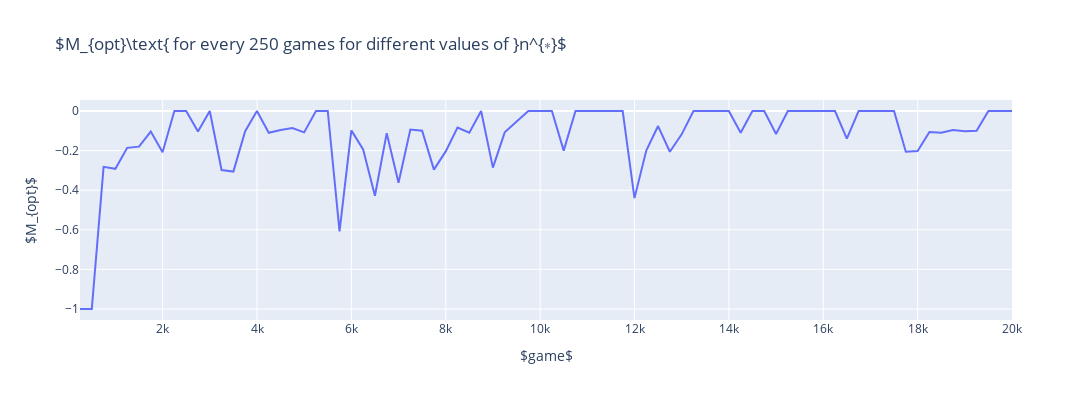

The cell this chart's notebook holds for it:
### Code cell
fig = go.Figure()

for i, y_i in enumerate(n_star_M_opts):
    fig.add_trace(go.Scatter(x=x, y=y_i, mode='lines',name=r'$n^* = %d$' % n_star_list[i]))

fig.update_layout(
    title=r'$M_{opt}\text{ for every %d games for different values of }n^{∗}$' % averaging_steps,
    xaxis_title=r'$game$',
    yaxis_title=r'$M_{opt}$',
    width=1200, height=400
)

fig.show()

### Figure 1 — Plotly figure (JSON) as saved in the notebook; plotly's stock layout.template omitted (floating-point values rounded to 4 significant figures)
{"data": [{"mode": "lines", "name": "$n^* = 500$", "x": [249, 499, 749, 999, 1249, 1499, 1749, 1999, 2249, 2499, 2749, 2999, 3249, 3499, 3749, 3999, 4249, 4499, 4749, 4999, 5249, 5499, 5749, 5999, 6249, 6499, 6749, 6999, 7249, 7499, 7749, 7999, 8249, 8499, 8749, 8999, 9249, 9499, 9749, 9999, 10249, 10499, 10749, 10999, 11249, 11499, 11749, 11999, 12249, 12499, 12749, 12999, 13249, 13499, 13749, 13999, 14249, 14499, 14749, 14999, 15249, 15499, 15749, 15999, 16249, 16499, 16749, 16999, 17249, 17499, 17749, 17999, 18249, 18499, 18749, 18999, 19249, 19499, 19749, 19999], "y": [-1.0, -1.0, -0.282, -0.292, -0.186, -0.18, -0.104, -0.208, 0.0, 0.0, -0.104, 0.0, -0.298, -0.306, -0.102, 0.0, -0.11, -0.096, -0.086, -0.108, 0.0, 0.0, -0.608, -0.098, -0.194, -0.428, -0.112, -0.362, -0.094, -0.1, -0.296, -0.204, -0.084, -0.11, 0.0, -0.286, -0.108, -0.056, 0.0, 0.0, 0.0, -0.2, 0.0, 0.0, 0.0, 0.0, 0.0, -0.44, -0.2, -0.076, -0.206, -0.118, 0.0, 0.0, 0.0, 0.0, -0.11, 0.0, 0.0, -0.116, 0.0, 0.0, 0.0, 0.0, 0.0, -0.14, 0.0, 0.0, 0.0, 0.0, -0.206, -0.202, -0.106, -0.11, -0.096, -0.102, -0.1, 0.0, 0.0, 0.0], "type": "scatter"}], "layout": {"title": {"text": "$M_{opt}\\text{ for every 250 games for different values of }n^{∗}$"}, "xaxis": {"title": {"text": "$game$"}}, "yaxis": {"title": {"text": "$M_{opt}$"}}, "width": 1200, "height": 400}}
